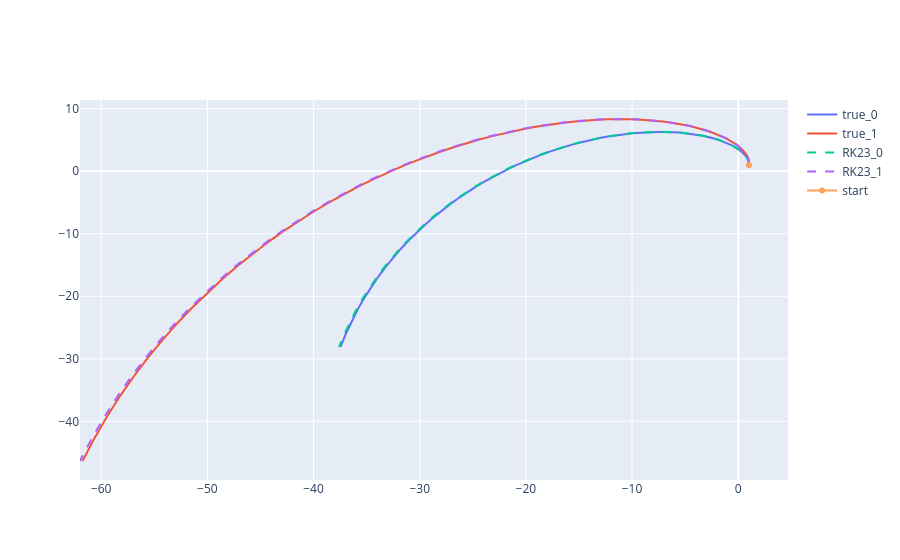

The notebook cell saved with this chart:
### Markdown cell above
## Solutions without jumps

### Code cell
def solutions_without_jumps():
    # compute exact solutions
    true_sol = list(
        systems |
        select(lambda d: exact_solver(t, d, x0))
    )
    # solve sytems with RK23
    RK23_sol = list(
        systems |
        select(lambda s: RK_solver(t, s, x0))
    )
    solutions = {
        "true": true_sol,
        "RK23": RK23_sol
    }

    fig = go.Figure()
    for sol_name, sol in solutions.items():
        for i, sys_sol in enumerate(sol):
            line = dict(dash="dash") if sol_name.count("true") == 0 else None
            fig.add_trace(
                go.Scatter(
                    x=sys_sol[:, 0],
                    y=sys_sol[:, 1],
                    mode='lines',
                    name=f"{sol_name}_{i}",
                    line=line
                )
            )
    fig.add_trace(
        go.Scatter(
            x=[x0[0]],
            y=[x0[1]],
            name="start"
        )
    )
    fig.show()
    
    return fig

solutions_figure = solutions_without_jumps()
